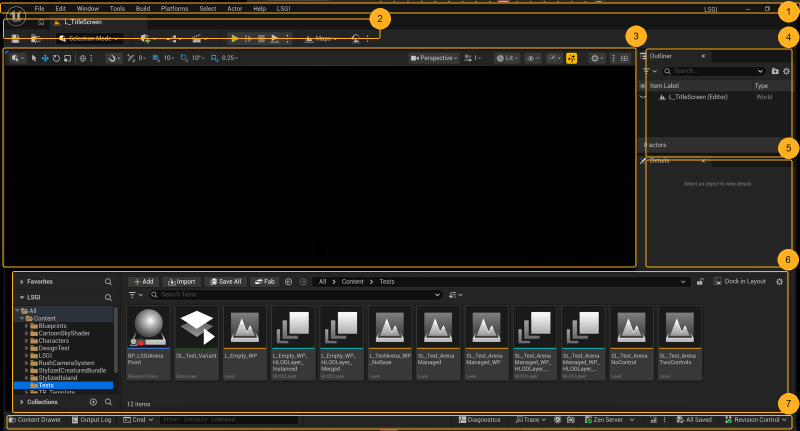
#> input picture lessons/lsgi-01-editor-anatomy/assets/step-001.callouts.png, 1600 x 861 px (shown at 1/2 size); its folder holds only this picture in this run
$ python -i client.py   (imports and definitions only)
#> lines starting #> are read from the running program, lines starting #| are printed output that depends on the picture
"""BRYES — The Eyes.

Screenshot -> text/coords, each capability on the model that does its job best:
  describe(img, visual_focus, visual_expectation, careful) -> text report (two-mode foveal, ADR-004):
       OVERVIEW (no visual_focus) = downscaled gist on v4.1-flash; TRIM (visual_focus) = 72B box() ->
       crop -> v4.1-flash describes the crop. `careful` re-reads a crop on the 72B (recheck rung).
  box(img, target)         -> (x1,y1,x2,y2) bounding box for the TRIM crop, via Qwen2.5-VL-72B
       (the only reliable boxer; absolute coords at any resolution) — or None (-> full frame).
  locate(img, instruction) -> pixel (x, y) of one element, via UI-TARS-1.5-7B (grounding).
  diff(prev, cur)          -> 2-image "what changed" account, via the 72B (request_diff rung).

Why the split: UI-TARS (a grounding fine-tune) is great at locate/pointing but confabulates
and flattens history when asked to describe; a general VLM describes faithfully. The fast
describer is faithful on a trimmed crop and covers fewer fine details on a busy full frame,
so the 72B stays the authoritative Eyes for boxing + careful re-reads + diffs. Latency is
output-length-bound, so describe says less about less (ADR-004). Thinking off on describe/box.

Coordinate conventions (the two models DIFFER — proven live at 1080x2400 and 2560x1600/4M px):
locate (UI-TARS-1.5) returns ABSOLUTE pixels -> used as-is. box (Qwen2.5-VL) returns coords in
its INTERNALLY-RESIZED grid -> box() rescales them to absolute (x orig/resized via smart_resize).
Both were masked on the 1280x800 container (under the pixel clamp the resize ~= identity) and
only surfaced above the clamp: locate was over-scaled (a conversion it shouldn't have had), box
was under-scaled (a conversion it lacked). Fixed 2026-07-17.
"""
import base64
import io
import json
import math
import os
import re
import urllib.error
import urllib.request
from pathlib import Path

from PIL import Image

try:                       # optional transcript logger (no-op when a run isn't logging)
    import runlog
except ImportError:
    runlog = None

OPENROUTER_URL = "https://openrouter.ai/api/v1/chat/completions"
# locate() — GUI grounding (screenshot -> coordinates). UI-TARS = Qwen2.5-VL-7B tuned
# for grounding; excellent at pointing, weak at describing.
GROUND_MODEL = "bytedance/ui-tars-1.5-7b"
# describe() — the describer for BOTH modes (overview gist and trimmed crop).
# deepseek-v4.1-flash REPLACED qwen3-vl-30b-a3b on 2026-10-21, on a measured comparison rather
# than a hunch: over three production frames at the production settings (OVERVIEW_PROMPT, 0.5
# downscale, thinking off, temperature 0) it was 3x faster (1.4-3.5 s vs 4.9-6.0 s), ~35% cheaper
# per call, and it made no misreads where the 30b produced three ("GRAPHICS" for Graphs, "Hermad"
# for Hermod, and an OS guess of Linux/macOS on a Windows desktop). It also named the things the
# 30b gestured at (an asset name, two YAML filenames).
# Two things to watch, both from that run: it is MORE VERBOSE on a tight crop where the 30b
# transcribed and stopped, and it covered fewer fine details on a busy frame (asset counts, the
# individual level names). If either bites in a real run, tune the prompt before changing the model.
# The 30b keeps its own lesson on the record: it replaced the 8b on 2026-07-18 because the 8b
# systematically misread discounted-price digits (Rp2.105.000 read as Rp1.050.000, byte-identical
# at temperature 0). Thinking stays OFF for this path: reasoning only adds latency to perception.
DESCRIBE_MODEL = "deepseek/deepseek-v4.1-flash"
# box() — bounding box for a named region (powers describe()'s TRIM mode). The 72B was the
# ONLY model that boxed reliably in the bake-off, including small targets; UI-TARS and the
# small VLMs only point / mislocate. Stays on 72B — the authoritative Eyes.
BOX_MODEL = "qwen/qwen2.5-vl-72b-instruct"
# careful describe — the recheck rung (ADR-004): re-read a crop on the 72B when the fast
# describer's read is doubted (a visual_expectation mismatch). Same model as BOX_MODEL, distinct role.
CAREFUL_MODEL = "qwen/qwen2.5-vl-72b-instruct"

# Qwen2.5-VL preprocessing constants — used by smart_resize() to convert box()'s coords (which
# come back in the model's internally-resized grid) to absolute pixels. See box() and smart_resize().
IMAGE_FACTOR = 28
MIN_PIXELS = 3136
MAX_PIXELS = 2_116_800


GROUND_PROMPT = (
    "You are a precise GUI grounding model. Look at the screenshot and locate the "
    "single UI element described below. Respond with ONLY the click action in "
    "exactly this format and nothing else:\n"
    "click(start_box='(x,y)')\n\n"
    "Element to locate: {instruction}"
)

DESCRIBE_PROMPT = (
    "You are the eyes of a computer-use agent, reporting to a decision-maker who "
    "cannot see the screen. Describe the current screen concisely and factually:\n"
    "- the main window(s) and which app they are\n"
    "- the interactive elements available to act on (buttons, input fields, menus), "
    "listed by their visible labels\n"
    "- the CURRENT state — the important part: clearly SEPARATE the active input/entry "
    "(what is being edited right now, INCLUDING when it is empty) from any HISTORY or "
    "log of PAST results/entries shown above or around it. State explicitly which text "
    "is the live entry and which is history.\n\n"
    "CRITICAL — report ONLY what is literally visible as pixels. Do NOT infer, compute, "
    "calculate, complete, or guess. Transcribe visible numbers and text EXACTLY as "
    "shown. If the active entry is empty or shows an un-evaluated expression, say so "
    "plainly. NEVER fill in a value that is not on screen, and NEVER present a past/"
    "history result as if it were the current entry.\n\n"
    "Do NOT suggest actions and do NOT give coordinates. Only report what is there."
)

DIFF_PROMPT = (
    "You are comparing two screenshots of the SAME user interface: the FIRST image is "
    "BEFORE an action, the SECOND is AFTER it. Describe ONLY what CHANGED from BEFORE to "
    "AFTER — specifically: elements that appeared/disappeared, moved, or changed their "
    "text/value/state; a dialog or menu opening or closing; a selection or focus change. "
    "If nothing meaningful changed, say exactly 'No significant change.' Report only what "
    "is literally different in the pixels — do NOT infer intent or describe unchanged parts."
)

BOX_PROMPT = (
    "The image is {w}x{h} pixels. Find {target}. "
    "If it is present — EVEN IF small, partially covered, or hard to delineate exactly — "
    "respond with ONLY four integers in absolute pixel coordinates, comma-separated, as "
    "x1,y1,x2,y2 (top-left corner then bottom-right corner); a best-estimate box is fine. "
    "Respond with ONLY the word NOT_FOUND if {target} is GENUINELY not present anywhere in "
    "the image (its window/element is closed, minimized, or off-screen) — NEVER merely "
    "because it is small or hard to pinpoint. Nothing else either way."
)

# OVERVIEW mode (describe with NO visual_focus): a downscaled full frame -> a coarse gist.
# Positive-framed (telling a model what NOT to read primes it to read exactly that); the
# eye-catching salience is a FEATURE — the cue that tells the Brain where to look next.
OVERVIEW_PROMPT = (
    "You are the eyes of a computer-use agent taking a first quick glance at the screen for a "
    "decision-maker who cannot see it. Give a brief, high-level overview — the way a person "
    "would glancing at a monitor:\n"
    "- What environment you are in (the OS / desktop).\n"
    "- What apps, windows, or components are showing — and anything visually interesting about each.\n"
    "- Anything generally eye-catching that stands out.\n"
    "This is a glance, not a careful read: capture the gist and what stands out; leave exact "
    "values and full text for a later focused look."
)

# TRIM mode (describe WITH visual_focus): the frame is already cropped to the visual_focus
# region, so the model only sees what matters -> read it faithfully. Generic across domains
# (calc display, a web form, a marketplace price). The region hint + `visual_expectation`
# VERIFICATION are appended per call.
CROP_PROMPT = (
    "This image is a cropped region of a computer screen (a focused area to look at closely). "
    "Report exactly what is in it, factually:\n"
    "- transcribe all visible text, numbers, labels, and prices EXACTLY as shown\n"
    "- distinguish any active/live/current value from any history/past/secondary value "
    "(e.g. a live entry vs a past result; a current price vs a struck-through original)\n"
    "Do NOT infer, compute, complete, or guess anything not literally visible. Report only what is there."
)

OVERVIEW_SCALE = 0.5  # downscale factor for the OVERVIEW gist (0.375 -> 0.5, 2026-07-18: 0.375 too coarse to read dense result pages; ADR-007)
CROP_PAD = 0.15        # TRIM crop padding: +15% of the box per side (clip-safety)


# [26 lines left out: functions _load_key, smart_resize, not called in this run]


# Force thinking OFF on perception calls: measured 14x latency for zero accuracy gain
# (bake-off). Passed to _ask by describe()/box(); harmless no-op on the non-thinking
# instruct models we use, but future-proofs a swap to a thinking-capable VLM.
NO_THINK = {"enabled": False}


# [47 lines left out: function _ask, not called in this run]


def _downscale(image_bytes, scale):
    """PNG bytes of the frame scaled by `scale` (e.g. 0.5). For the OVERVIEW gist — fewer
    pixels, cheaper prefill; naming windows needs no acuity. scale>=1 returns it unchanged."""
    if scale >= 1.0:
        return image_bytes
    im = Image.open(io.BytesIO(image_bytes))
    w, h = im.size
    im = im.resize((max(1, round(w * scale)), max(1, round(h * scale))))
    buf = io.BytesIO()
    im.save(buf, format="PNG")
    return buf.getvalue()


# [30 lines left out: functions _crop, _expect_block, not called in this run]


def describe(image_bytes, visual_focus=None, visual_expectation=None, *, careful=False,
             context=None, timeout=60):
    """A text report of what is on screen, for the Brain to reason over. Two modes (ADR-004,
    foveal vision): describe latency is output-length-bound, so we say less about less.

      - OVERVIEW (no `visual_focus`): a DOWNSCALED full frame -> a coarse gist (environment /
        apps / anything eye-catching). Cheap; the salience tells the Brain where to look next.
      - TRIM (`visual_focus` set): 72B box() the named region -> crop (+15% pad) -> describe
        the CROP at full res. Fast AND faithful (a small clean crop has little to hallucinate).

    `visual_focus` is WHERE the Eyes look (the region to crop + read), NOT where the Brain acts
    — the Brain must aim it at where an action's EFFECT is visible (the display), not the
    control it operated. `visual_expectation` (which the Brain only sets WITH `visual_focus`)
    rides the crop as a VERIFICATION report. `careful=True` is the recheck rung: do the crop/full
    describe on the 72B (CAREFUL_MODEL) instead of the fast q3-8b — for when a q3-8b read is doubted.

    Robustness: box() NOT_FOUND / miss -> a "VISUAL_FOCUS FAILED" report + an overview gist,
    so the Brain learns its target isn't visible and re-orients (never a fabricated crop).
    Defensive: `visual_expectation` without `visual_focus` violates the contract -> full frame + verify.
    """
    model = CAREFUL_MODEL if careful else DESCRIBE_MODEL
    # App/OS VISUAL profile (profiles.py), prepended so the Eyes read a known app's screen right
    # (e.g. "this is WhatsApp"; "the word strip above the keyboard is autocorrect, not typed text").
    ctx = f"AUTHORITATIVE — how the current device and app LOOK; use this to read the screen:\n{context.strip()}\n\n" if context else ""

    def _overview_img():
        # Downscale to the OVERVIEW gist AND persist the exact downscaled frame the Eyes read
        # (same tracing rationale as the crop save below): a suspect overview read can then be
        # traced to what q3-8b actually saw at OVERVIEW_SCALE (e.g. whether 0.375 dropped detail).
        small = _downscale(image_bytes, OVERVIEW_SCALE)
        if runlog:
            runlog.save_image(f"step-{runlog.current_step():02d}-overview.png", small)
        return small

    if not visual_focus and not visual_expectation:
        # OVERVIEW — downscaled gist.
        result = _ask(ctx + OVERVIEW_PROMPT, _overview_img(),
                      model=model, max_tokens=1024, timeout=timeout, reasoning=NO_THINK)
        mode = f"overview x{OVERVIEW_SCALE:g}"
    elif visual_focus:
        # TRIM: box the named region -> crop -> describe the crop.
        b = box(image_bytes, visual_focus, timeout=timeout)
        if b is None:
            # FOCUS FAILED: the boxer said NOT_FOUND (or gave an unusable box). Do NOT crop a
            # wrong region or silently full-frame — tell the Brain the region isn't visible and
            # give a whole-screen OVERVIEW so it can re-orient (drop visual_focus, or act to
            # bring the target into view). This is what stops the Eyes fabricating a crop.
            overview = _ask(ctx + OVERVIEW_PROMPT, _overview_img(),
                            model=model, max_tokens=1024, timeout=timeout, reasoning=NO_THINK)
            head = f"VISUAL_FOCUS FAILED: nothing matching '{visual_focus}' is visible on screen"
            if visual_expectation:
                head += f", so '{visual_expectation}' could NOT be verified"
            result = f"{head}. Whole-screen overview to re-orient:\n{overview}"
            mode = "focus-failed->overview"
        else:
            img = _crop(image_bytes, b, CROP_PAD)
            # Persist the EXACT crop the Eyes read, so a suspect VERIFICATION can be traced to
            # its cause: a mis-located box (wrong crop) vs a q3-8b hallucination (right crop,
            # wrong read). Without this the crop was invisible post-run.
            if runlog:
                runlog.save_image(f"step-{runlog.current_step():02d}-crop"
                                  f"{'-careful' if careful else ''}.png", img)
            prompt = ctx + CROP_PROMPT + f"\n\nThis crop is the region: {visual_focus}."
            if visual_expectation:
                prompt += _expect_block(visual_expectation)
            result = _ask(prompt, img, model=model, max_tokens=1024, timeout=timeout,
                          reasoning=NO_THINK)
            mode = "trim"
    else:
        # Defensive: visual_expectation set WITHOUT visual_focus (contract violation) — full
        # frame + the verify block so the prediction still gets a report.
        prompt = ctx + DESCRIBE_PROMPT + _expect_block(visual_expectation)
        result = _ask(prompt, image_bytes, model=model, max_tokens=1024, timeout=timeout,
                      reasoning=NO_THINK)
        mode = "full(expect-no-focus)"

    if runlog:
        runlog.record("describe",
                      f"mode: {mode}{' careful' if careful else ''} | "
                      f"visual_focus: {visual_focus or '(none)'} | "
                      f"visual_expectation: {visual_expectation or '(none)'}",
                      result)
    return result


# [107 lines left out: functions diff, locate, box, not called in this run]

>>> import cv2
>>> picture = cv2.imread('../lessons/lsgi-01-editor-anatomy/assets/step-001.callouts.png', cv2.IMREAD_GRAYSCALE)
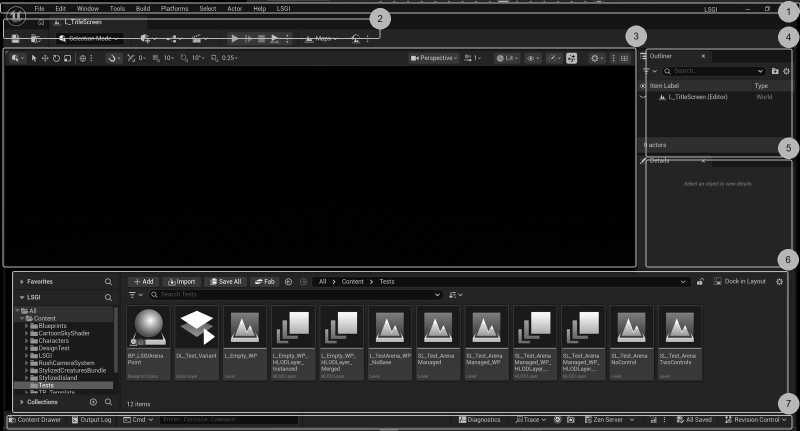
#> picture: shape (861, 1600) (shown at 1/2 size); min 0, max 255, mean 31.5
>>> result = describe(picture)
#> (the run stopped early here; a loop or call above may not have finished)
